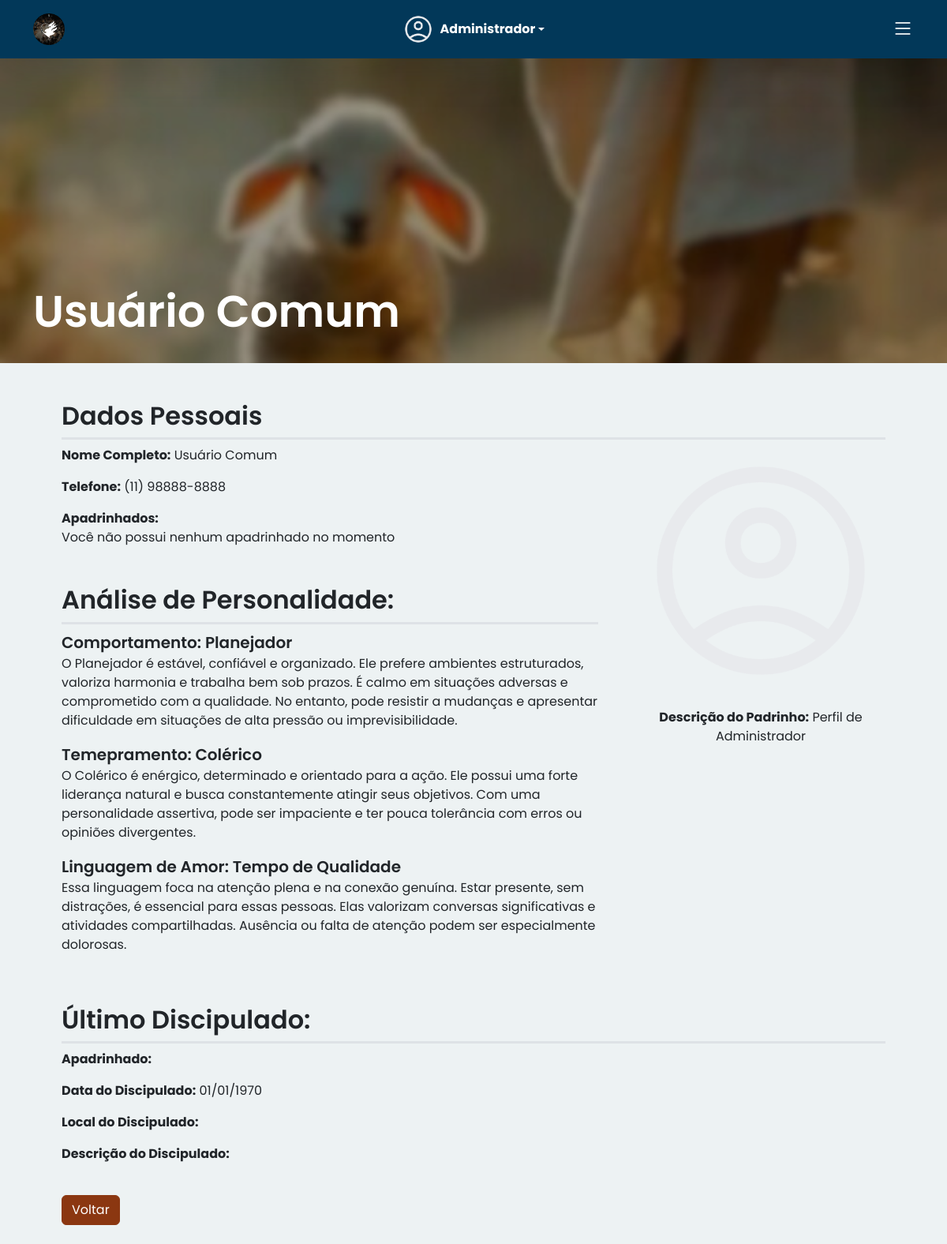
Screenshot of /consultar_padrinho.php?id=2 (signed in) with the database file from the repository.
### tables this page shows
CREATE TABLE `padrinho` (
  `id_padrinho` int(11) NOT NULL,
  `nome_padrinho` varchar(255) NOT NULL,
  `telefone_padrinho` varchar(11) NOT NULL,
  `descricao_padrinho` text NOT NULL,
  `id_comportamento` int(11) NOT NULL,
  `id_temperamento` int(11) NOT NULL,
  `id_ling_amor` int(11) NOT NULL,
  `usuario` varchar(50) NOT NULL,
  `senha` varchar(50) NOT NULL,
  `status` enum('comum','administrador') NOT NULL
);

CREATE TABLE `comportamento` (
  `id_comportamento` int(11) NOT NULL,
  `nome_comportamento` varchar(255) NOT NULL,
  `descricao_comportamento` text NOT NULL
);

CREATE TABLE `temperamento` (
  `id_temperamento` int(11) NOT NULL,
  `nome_temperamento` varchar(255) NOT NULL,
  `descricao_temperamento` text NOT NULL
);

CREATE TABLE `linguagem_amor` (
  `id_linguagem` int(11) NOT NULL,
  `nome_linguagem` varchar(255) NOT NULL,
  `descricao_linguagem` text NOT NULL
);

### controller/connect.php (called while the page is built, shortened)
<?php
class Connect {
    private $host = "localhost";
    private $usuario = "root";
    private $senha = "";
    private $banco = "juventude";
    private $connect;
    public function __construct() {
        $this->connect = new mysqli($this->host, $this->usuario, $this->senha, $this->banco);
        $this->connect->set_charset("utf8");
    }
    public function getConnect(){
        return $this->connect;
    }
}
?>

### controller/padrinhoController.php (called while the page is built, shortened)
<?php
require_once $_SERVER['DOCUMENT_ROOT'] . '/juventude/model/padrinho.php';
class PadrinhoController
{
    private $padrinho;
    public function __construct()
    {
        $this->padrinho = new Padrinho();
    }
    public function list_apadrinhados_by_padrinho($id_padrinho)
    {
        return $this->padrinho->list_apadrinhados_by_padrinho($id_padrinho);
    }
    public function search_by_id($id_padrinho)
    {
        return $this->padrinho->search_by_id($id_padrinho);
    }
}

### model/padrinho.php (called while the page is built, shortened)
<?php
require_once $_SERVER['DOCUMENT_ROOT'] . '/juventude/controller/connect.php';
class Padrinho
{
    public function __construct()
    {
        $this->connect = new Connect();
    }
    public function list_apadrinhados_by_padrinho($id_padrinho)
    {
        $sql = "SELECT apadrinhado.*
            FROM apadrinhado
            INNER JOIN padrinho ON apadrinhado.id_padrinho = padrinho.id_padrinho
            WHERE apadrinhado.id_padrinho = ?";
        $stmt = $this->connect->getConnect()->prepare($sql);
        $stmt->bind_param('i', $id_padrinho);
        $stmt->execute();
        $result = $stmt->get_result();
        $apadrinhados = [];
        return $apadrinhados;
    }
    public function search_by_id($id_padrinho)
    {
        $sql = "SELECT * FROM padrinho
                INNER JOIN temperamento ON padrinho.id_temperamento = temperamento.id_temperamento
                INNER JOIN comportamento ON padrinho.id_comportamento = comportamento.id_comportamento
                INNER JOIN linguagem_amor ON padrinho.id_ling_amor = linguagem_amor.id_linguagem
                WHERE id_padrinho = ?";
        $stmt = $this->connect->getConnect()->prepare($sql);
        $stmt->bind_param('i', $id_padrinho);
        $stmt->execute();
        $result = $stmt->get_result();
        return $result->fetch_assoc();
    }
}

### controller/discipuladoController.php (called while the page is built, shortened)
<?php
require_once $_SERVER['DOCUMENT_ROOT'] . '/juventude/model/padrinho.php';
require_once $_SERVER['DOCUMENT_ROOT'] . '/juventude/model/discipulado.php';
class DiscipuladoController
{
    private $discipulado;
    public function __construct()
    {
        $this->discipulado = new Discipulado();
    }
    public function search_my_latest($id_padrinho)
    {
        return $this->discipulado->search_my_latest($id_padrinho);
    }
}

### model/discipulado.php (called while the page is built, shortened)
<?php
require_once $_SERVER['DOCUMENT_ROOT'] . '/juventude/controller/connect.php';
class Discipulado
{
    public function __construct()
    {
        $this->connect = new Connect();
    }
    public function search_my_latest($id_padrinho)
    {
        $sql = "SELECT * FROM discipulado
                INNER JOIN padrinho ON discipulado.id_padrinho = padrinho.id_padrinho
                INNER JOIN apadrinhado ON discipulado.id_apadrinhado = apadrinhado.id_apadrinhado
                WHERE discipulado.id_padrinho = ?
                ORDER BY data_discipulado DESC
                LIMIT 1";
        $stmt = $this->connect->getConnect()->prepare($sql);
        $stmt->bind_param('i', $id_padrinho);
        $stmt->execute();
        $result = $stmt->get_result();
        return $result->fetch_assoc();
    }
}

### consultar_padrinho.php (the view, shortened to what this page needs)
<?php
if (isset($_SESSION['id_padrinho']) && isset($_SESSION['usuario']) && isset($_SESSION['nome'])) {
    $primeiroNome = explode(' ', $_SESSION['nome'])[0];
} else {
    header('Location: logout.php');
}
require_once $_SERVER['DOCUMENT_ROOT'] . '/juventude/controller/padrinhoController.php';
$padrinhoController = new PadrinhoController();
$padrinho = $padrinhoController->search_by_id($_GET['id']);
$apadrinhados = $padrinhoController->list_apadrinhados_by_padrinho($padrinho['id_padrinho']);
require_once $_SERVER['DOCUMENT_ROOT'] . '/juventude/controller/discipuladoController.php';
$discipuladoController = new DiscipuladoController();
$ultimo_discipulado = $discipuladoController->search_my_latest($_GET['id']);
?>
<!DOCTYPE html>
<html lang="pt-br">
<head>
    <link rel="stylesheet" href="scss/app.css">
</head>
<body>
                    <?php
                    $userId = $_SESSION['id_padrinho'];
                    $imageDir = 'assets/uploadsPadrinhos/';
                    $defaultImage = 'assets/img/default-user.png';
                    $userImage = $imageDir . "user_{$userId}.png";
                    if (!file_exists($userImage)) {
                        $userImage = $defaultImage;
                    }
                    ?>
    <nav class="navbar p-3 d-block d-xxl-none navbar-dark bg-primaryBlue shadow-lg fixed-top">
        <div class="container d-flex justify-content-center align-items-center">
            <div class="col-4 text-start">
                <a class="navbar-brand text-center" href="index.php">
                    <img src="assets/img/logo.png" alt="Logo" height="40">
                </a>
            </div>
            <div class="col-4 d-flex justify-content-center">
                <div class="dropdown">
                    <a href="#" class="d-flex align-items-center text-white text-decoration-none dropdown-toggle"
                        id="dropdownUser1" data-bs-toggle="dropdown" aria-expanded="false">
                        <img src="<?php echo $userImage; ?>" alt="Usuário" class="rounded-5 me-2" width="40" height="40">
                        <strong class="nome"><?php echo $primeiroNome ?></strong>
                    </a>
                </div>
            </div>
            <div class="col-4 text-end">
                <button class="btn border-0 p-0" type="button" data-bs-toggle="offcanvas" data-bs-target="#mobileMenu">
                    <i class="fs-3 text-white bi bi-list"></i>
                </button>
            </div>
        </div>
    </nav>
    <div class="main-content">
        <section class="banner d-flex justify-content-start align-items-end p-4 mb-5">
            <div class="container">
                <h1 class="fw-semibold text-white display-4"><?php echo $padrinho['nome_padrinho'] ?></h1>
            </div>
        </section>
        <div class="container px-5">
            <h2 class="fw-semibold border-3 border-bottom pb-2">Dados Pessoais</h2>
            <div class="row mb-4 g-5">
                <div class="col-12 col-md-8 text-start">
                    <p><strong>Nome Completo:</strong> <?php echo $padrinho['nome_padrinho'] ?></p>
                    <p><strong>Telefone:</strong>
                        <?php
                        $telefone = $padrinho['telefone_padrinho'];
                        $telefoneFormatado = preg_replace('/^(\d{2})(\d{5})(\d{4})$/', '($1) $2-$3', $telefone);
                        echo $telefoneFormatado;
                        ?>
                    </p>
                    <p class="mb-5">
                        <span class="fw-bold">Apadrinhados:<br></span>
                        <?php if (count($apadrinhados) > 0) {
                            foreach ($apadrinhados as $apadrinhado) { ?>
                                <a href="consultar_apadrinhado.php?id=<?php echo $apadrinhado['id_apadrinhado']; ?>"><?php echo $apadrinhado['nome_apadrinhado']; ?></a><br>
                            <?php } ?>
                        <?php } else {
                            echo 'Você não possui nenhum apadrinhado no momento';
                        } ?>
                    </p>
                    <h2 class="fw-semibold border-3 border-bottom pb-2">Análise de Personalidade:</h2>
                    <div class="row mb-4">
                        <p>
                            <span class="fs-5 fw-semibold">Comportamento: <?php echo $padrinho['nome_comportamento'] ?></span><br>
                            <?php echo $padrinho['descricao_comportamento'] ?>
                        </p>
                        <p>
                            <span class="fs-5 fw-semibold">Temepramento: <?php echo $padrinho['nome_temperamento'] ?></span><br>
                            <?php echo $padrinho['descricao_temperamento'] ?>
                        </p>
                        <p>
                            <span class="fs-5 fw-semibold">Linguagem de Amor: <?php echo $padrinho['nome_linguagem'] ?></span><br>
                            <?php echo $padrinho['descricao_linguagem'] ?>
                        </p>
                    </div>
                </div>
                <div class="col-12 col-md-4 text-center">
                    <?php
                    $id_padrinho = $padrinho['id_padrinho'];
                    $imageDir = 'assets/uploadsPadrinho/';
                    $defaultImage = 'assets/img/default-user.png';
                    $userImage = $imageDir . "user_{$id_padrinho}.png";
                    if (!file_exists($userImage)) {
                        $userImage = $defaultImage;
                    }
                    ?>
                    <img src="<?php echo $userImage; ?>" alt="Usuário" class="w-100 mb-3">
                    <p><strong>Descrição do Padrinho:</strong> <?php echo $padrinho['descricao_padrinho'] ?></p>
                </div>
            </div>
            <h2 class="fw-semibold border-3 border-bottom pb-2">Último Discipulado:</h2>
            <div class="row mb-4">
                <p><strong>Apadrinhado:</strong> <?php echo $ultimo_discipulado['nome_apadrinhado']; ?></p>
                <p><strong>Data do Discipulado:</strong> <?php echo date('d/m/Y', strtotime($ultimo_discipulado['data_discipulado'])); ?></p>
                <p><strong>Local do Discipulado:</strong> <?php echo $ultimo_discipulado['local_discipulado']; ?></p>
                <p><strong>Descrição do Discipulado:</strong> <?php echo $ultimo_discipulado['descricao_discipulado']; ?></p>
            </div>
            <a href="<?= $_SERVER['HTTP_REFERER'] ?? 'padrinhos.php' ?>" class="btn btn-primaryBrown mb-4">Voltar</a>
        </div>
    </div>
</body>
</html>

### consultar_padrinho.php (style rules this page uses)
.main-content { margin-left: 0; margin-top: 60px; }
.banner { background-image: url(assets/img/banner_padrinhos.png); background-size: cover; background-position: center; height: 50dvh; }

### rows the page displays
padrinho: nome_padrinho "Usuário Comum", telefone_padrinho "(11) 98888-8888", id_comportamento.nome_comportamento "Planejador", id_comportamento.descricao_comportamento "O Planejador é estável, confiável e organizado. Ele prefere ambientes estruturados, valoriza harmonia e trabalha bem sob prazos. É calmo em situações adversas e comprometido com a qualidade. No entanto, pode resistir a mudanças e apresentar dificuldade em situações de alta pressão ou imprevisibilidade.", id_temperamento.nome_temperamento "Colérico", id_temperamento.descricao_temperamento "O Colérico é enérgico, determinado e orientado para a ação. Ele possui uma forte liderança natural e busca constantemente atingir seus objetivos. Com uma personalidade assertiva, pode ser impaciente e ter pouca tolerância com erros ou opiniões divergentes.", id_ling_amor.nome_linguagem "Tempo de Qualidade", id_ling_amor.descricao_linguagem "Essa linguagem foca na atenção plena e na conexão genuína. Estar presente, sem distrações, é essencial para essas pessoas. Elas valorizam conversas significativas e atividades compartilhadas. Ausência ou falta de atenção podem ser especialmente dolorosas.", descricao_padrinho "Perfil de Administrador"

### other values shown
$primeiroNome "Administrador"
date('d/m/Y', strtotime($ultimo_discipulado['data_discipulado'])) "01/01/1970"
